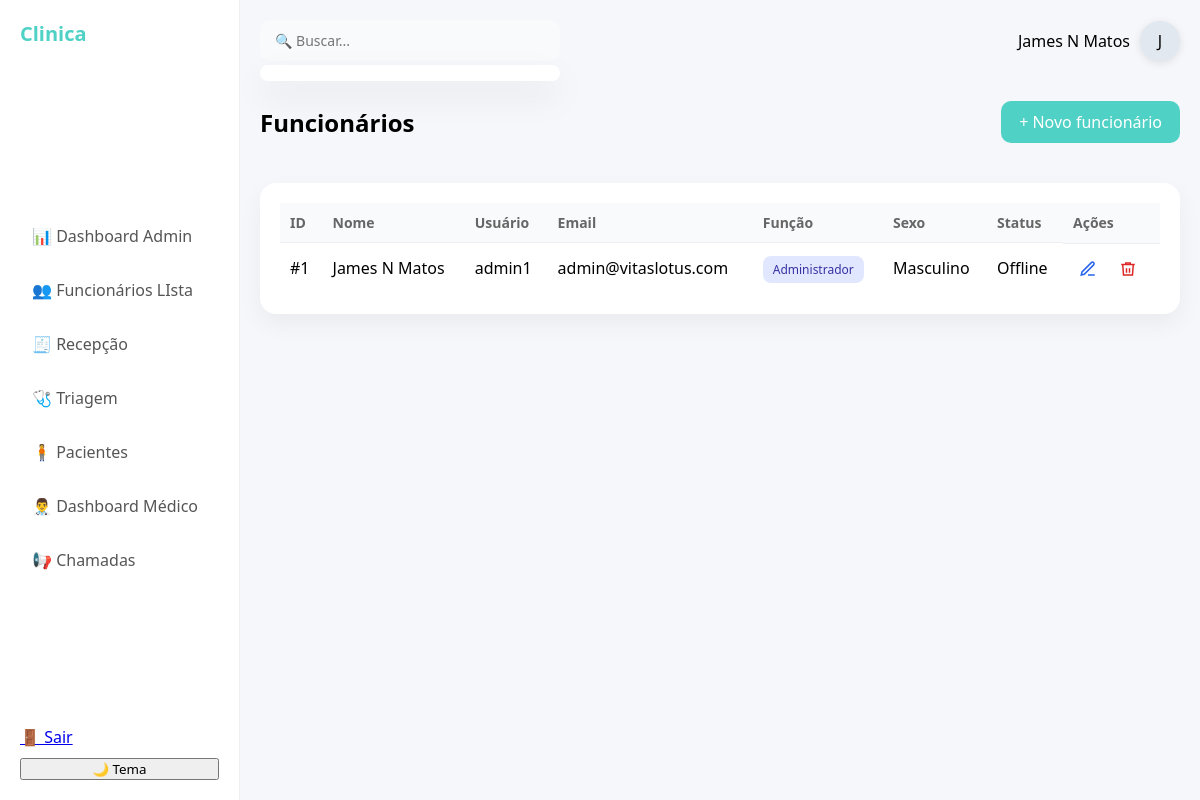
The app's page /funcionarios (signed in) with its own data.
### model.py (models this page shows)
class Funcionarios(UserMixin, db1.Model):
    __tablename__ = 'funcionarios'
    id = db1.Column(db1.Integer, primary_key=True)
    nome_completo = db1.Column(db1.String(100), nullable=False)
    usuario = db1.Column(db1.String(70), nullable=False, unique=True)
    funcao = db1.Column(db1.String(30), nullable=False)
    senha = db1.Column(db1.String(200), nullable=False)
    sexo = db1.Column(db1.String(15), nullable=True)
    email = db1.Column(db1.String(120), unique=True, nullable=False)
    data_criacao = db1.Column(db1.DateTime, default=datetime.utcnow)
    cpf = db1.Column(db1.String(14), unique=True, nullable=True)
    telefone = db1.Column(db1.String(20), nullable=True)
    data_nascimento = db1.Column(db1.Date, nullable=True)
    ultimo_login = db1.Column(db1.DateTime, nullable=True)
    ultimo_logout = db1.Column(db1.DateTime)
    online = db1.Column(db1.Boolean, default=False)
    foto = db1.Column(db1.String(200))

### main.py (the view)
@app.route("/funcionarios")
@login_required
def funcionarios_list():
    require_role("administrador")
    dados = Funcionarios.query.all()
    return render_template("funcionarios/list.html", dados=dados)

### main.py (called while the page is built)
@lg.user_loader
def load_user(user_id):
    try:
        return db1.session.get(Funcionarios, int(user_id))
    except Exception:
        return None

def check_role(*roles):
    func = (current_user.funcao or "").strip().lower()
    return func in [r.lower() for r in roles]

def require_role(*roles):
    if not check_role(*roles):
        abort(403)

### templates/funcionarios/list.html (shortened to what this page needs)
{% extends "base.html" %}
{% block content %}
<div class="header-page">
    <h1>Funcionários</h1>
    <a class="btn-primary" href="{{ url_for('funcionario_novo') }}">
        + Novo funcionário
    </a>
</div>
<div class="card tabela-card">
    <table class="tabela">
        <thead>
            <tr>
                <th>ID</th>
                <th>Nome</th>
                <th>Usuário</th>
                <th>Email</th>
                <th>Função</th>
                <th>Sexo</th>
                <th>Status</th>
                <th>Ações</th>
            </tr>
        </thead>
        <tbody>
            {% for f in dados %}
            <tr onclick="window.location='{{ url_for('funcionarios_editar', id=f.id) }}'">
                <td>#{{ f.id }}</td>
                <td class="nome">
                    {{ f.nome_completo }}
                </td>
                <td>{{ f.usuario }}</td>
                <td>{{ f.email }}</td>
                <td>
                    <span class="badge-funcao {{ f.funcao|lower|replace(' ', '-') }}">
                        {{ f.funcao }}
                    </span>
                </td>
                <td>{{ f.sexo or '-' }}</td>
                <td>
                    {% if f.online %}
                        <span class="status online">Online</span>
                    {% else %}
                        <span class="status offline">Offline</span>
                    {% endif %}
                </td>
                <td class="acoes" onclick="event.stopPropagation()">
                    <a href="{{ url_for('funcionarios_editar', id=f.id) }}" class="btn-icon editar">
                        <svg viewBox="0 0 24 24" fill="none" stroke="currentColor">
                            <path stroke-width="2" d="M12 20h9"/>
                            <path stroke-width="2" d="M16.5 3.5a2.1 2.1 0 013 3L7 19l-4 1 1-4 12.5-12.5z"/>
                        </svg>
                    </a>
                    <form action="{{ url_for('funcionarios_excluir', id=f.id) }}"
                          method="POST"
                          onsubmit="return confirm('Tem certeza que deseja excluir este funcionário?')">
                        <button type="submit" class="btn-icon excluir">
                            <svg viewBox="0 0 24 24" fill="none" stroke="currentColor">
                                <polyline stroke-width="2" points="3 6 5 6 21 6"/>
                                <path stroke-width="2" d="M19 6l-1 14H6L5 6"/>
                                <path stroke-width="2" d="M10 11v6"/>
                                <path stroke-width="2" d="M14 11v6"/>
                                <path stroke-width="2" d="M9 6V4h6v2"/>
                            </svg>
                        </button>
                    </form>
                </td>
            </tr>
            {% endfor %}
        </tbody>
    </table>
</div>
{% endblock %}

### templates/base.html (shortened to what this page needs)
<!DOCTYPE html>
<html lang="pt-BR">
<head>
    <link rel="stylesheet" href="{{ url_for('static', filename='css/style.css') }}">
</head>
<body>
<div class="app">
    <aside class="sidebar">
        <h2 class="logo">Clinica</h2>
        {% set func = (current_user.funcao or "").strip().lower() %}
        <nav>
            {% if func == "administrador" %}
                <a href="{{ url_for('admin_dashboard') }}">📊 Dashboard Admin</a>
                <a href="{{ url_for('funcionarios_list') }}">👥 Funcionários LIsta</a>
                <a href="{{ url_for('recepcao_list') }}">🧾 Recepção</a>
                <a href="{{ url_for('triagem') }}">🩺 Triagem</a>
                <a href="{{ url_for('dash_pacientes') }}">🧍 Pacientes</a>
                <a href="{{ url_for('dashboard_medico') }}">👨‍⚕️ Dashboard Médico</a>
                <a href="{{ url_for('painel_senha') }}">📢 Chamadas</a>
            {% endif %}
        </nav>
        <div class="sidebar-bottom">
            <a href="{{ url_for('sair') }}">🚪 Sair</a>
            <button onclick="toggleTheme()">🌙 Tema</button>
        </div>
    </aside>
    <main class="main">
        <header class="topbar">
            <div class="search-box">
    <input
        type="text"
        id="buscaGlobal"
        placeholder="🔍 Buscar..."
        class="search"
        autocomplete="off"
    >
    <div id="resultadoBusca" class="resultado-busca"></div>
</div>
            <div class="profile">
                <span>{{ current_user.nome_completo }}</span>
                <div class="avatar">
    {% if current_user.foto %}
        <img src="{{ current_user.foto }}">
    {% else %}
        <span>
            {{ current_user.nome_completo[:1] }}
        </span>
    {% endif %}
</div>
            </div>
        </header>
        <section class="content">
            {% block content %}{% endblock %}
        </section>
    </main>
</div>
</body>
</html>

### static/css/style.css (style rules this page uses)
* { margin: 0; padding: 0; box-sizing: border-box; font-family: 'Segoe UI', sans-serif; }
body { background: #f5f7fb; }
.app { display: flex; }
.sidebar { width: 240px; height: 100vh; background: #ffffff; padding: 20px; display: flex; flex-direction: column; justify-content: space-between; border-right: 1px solid #eee; }
.logo { font-size: 20px; font-weight: bold; margin-bottom: 30px; color: #4fd1c5; }
.sidebar nav a { display: block; padding: 12px; border-radius: 10px; text-decoration: none; color: #555; margin-bottom: 8px; transition: 0.3s; }
.sidebar-bottom { display: flex; flex-direction: column; gap: 10px; }
.main { flex: 1; padding: 20px; }
.topbar { display: flex; justify-content: space-between; align-items: center; margin-bottom: 20px; }
.search { padding: 10px; border-radius: 10px; border: 1px solid #ddd; width: 250px; }
.profile { display: flex; align-items: center; gap: 10px; }
.avatar { width: 35px; height: 35px; border-radius: 50%; background: #4fd1c5; }
.content { display: grid; gap: 20px; }
.card { background: white; padding: 20px; border-radius: 20px; box-shadow: 0 10px 25px rgba(0,0,0,0.05); }
.card { background: white; padding: 20px; border-radius: 20px; box-shadow: 0 10px 25px rgba(0,0,0,0.05); transition: 0.3s; }
.header-page { display: flex; justify-content: space-between; align-items: center; margin-bottom: 20px; }
.btn-primary { background: #4fd1c5; color: white; padding: 10px 18px; border-radius: 10px; text-decoration: none; font-weight: 500; transition: 0.3s; }
.tabela-card { padding: 0; overflow: hidden; }
.tabela { width: 100%; border-collapse: collapse; }
.tabela thead { background: #f9fafb; }
.tabela th { text-align: left; padding: 15px; font-size: 14px; color: #666; }
.tabela td { padding: 15px; border-top: 1px solid #eee; }
.nome { font-weight: 500; }
.badge-funcao { padding: 5px 10px; border-radius: 8px; font-size: 12px; text-transform: capitalize; }
.badge-funcao.administrador { background: #e0e7ff; color: #3730a3; }
.acoes { display: flex; gap: 10px; }
.btn-icon { border: none; background: #f1f5f9; padding: 8px; border-radius: 8px; cursor: pointer; transition: 0.3s; }
.btn-icon { background: none; border: none; cursor: pointer; padding: 6px; display: flex; align-items: center; justify-content: center; color: #334155; }
.btn-icon.editar { color: #2563eb; }
.btn-icon.excluir { color: #dc2626; }
.btn-icon svg { width: 18px; height: 18px; }
.main { display: flex; flex-direction: column; gap: 20px; }
.card { background: white; border-radius: 16px; padding: 20px; box-shadow: 0 10px 25px rgba(0,0,0,0.05); }
.tabela th, .tabela td { padding: 10px; }
.search { padding: 8px 12px; border-radius: 10px; border: 1px solid #ddd; width: 250px; transition: 0.2s; }
.resultado-busca { position: absolute; top: 45px; left: 0; width: 100%; background: rgba(255, 255, 255, 0.85); backdrop-filter: blur(12px); border-radius: 16px; box-shadow: 0 20px 40px rgba(0,0,0,0.15); max-height: 350px; overflow-y: auto; z-index: 999; padding: 8px; }
.search-box { position: relative; width: 300px; }
.search { width: 100%; padding: 10px 14px; border-radius: 10px; border: 1px solid transparent; background: #f8fafc; font-size: 14px; transition: 0.2s; outline: none; box-shadow: none; }
.resultado-busca { position: absolute; top: 110%; left: 0; width: 100%; background: white; border-radius: 12px; box-shadow: 0 15px 35px rgba(0,0,0,0.08); max-height: 300px; overflow-y: auto; z-index: 999; animation: fadeIn 0.2s ease; }
.avatar { width: 40px; height: 40px; border-radius: 50%; overflow: hidden; background: #e2e8f0; display: flex; align-items: center; justify-content: center; box-shadow: 0 2px 8px rgba(0,0,0,0.1); }

### records on screen
Funcionarios: nome_completo "James N Matos", nome_completo "J", id "1", usuario "admin1", email "admin@vitaslotus.com", funcao "Administrador", sexo "Masculino", online "Offline"
